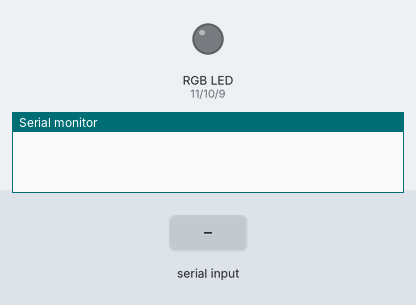
The sketch below on a simulated Arduino Uno, built with avr-gcc and run on an emulated ATmega328P. On the bench: an RGB LED mixed from three pins (HIGH = lit), the last lines printed to the serial monitor. Inputs (shaded band) come from the test bench. Dim RGB values are drawn brighter than linear.

Above: at 1.2 s.
1.3 s: "r90\n" received over Serial
At 2.1 s:
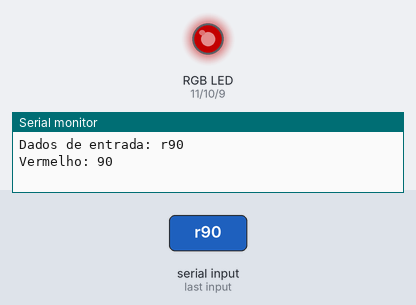
2.9 s: "g90\n" received over Serial
At 4.2 s:
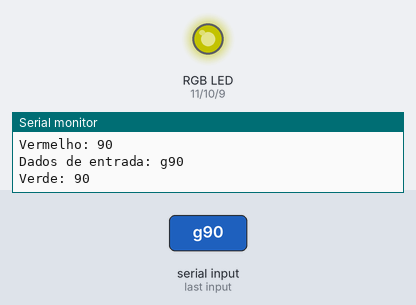
4.5 s: "r,45\n" received over Serial
At 5.7 s:
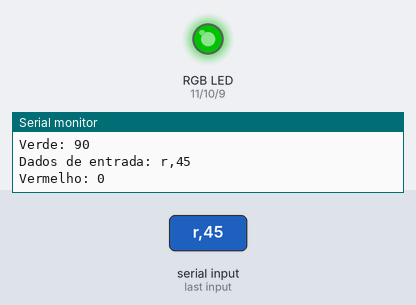
6.1 s: "b90\n" received over Serial
At 6.9 s:
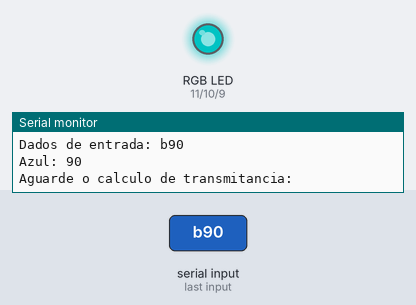
Timing chart, 0 to 8.7 s (numbered marks = the images above; inputs shaded):
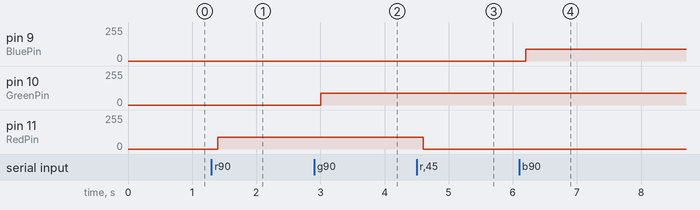

The sketch:

espec_betha2.ino
```cpp
// Espectofotometro - Projeto Betha

char buffer[18];
int red, green, blue;
int RedPin = 11;
int GreenPin = 10;
int BluePin = 9;
int LDR_Pin = A0;
float ldr_read = 0;
float light_trans = 0;

void setup() {
Serial.begin(9600);
Serial.flush();
pinMode(RedPin, OUTPUT);
pinMode(GreenPin, OUTPUT);
pinMode(BluePin, OUTPUT);
}

void loop() {
if (Serial.available() > 0) {
int index=0;
delay(100);
int numChar = Serial.available();
if (numChar>15) {
numChar=15;
}
while (numChar--) {
buffer[index++] = Serial.read();
}
splitString(buffer);
}
}

void splitString(char* data) {
Serial.print("Dados de entrada: ");
Serial.println(data);
char* parameter;
parameter = strtok (data, " ,");
while (parameter != NULL) {
setLED(parameter);
parameter = strtok (NULL, " ,");
}
for (int x=0; x<16; x++) {
buffer[x]='\0';
}
Serial.flush();
}

void setLED(char* data) {
if ((data[0] == 'r') || (data[0] == 'R')) {
int Ans = strtol(data+1, NULL, 10);
Ans = constrain(Ans,0,255);
analogWrite(RedPin, Ans);
Serial.print("Vermelho: ");
Serial.println(Ans);
}
if ((data[0] == 'g') || (data[0] == 'G')) {
int Ans = strtol(data+1, NULL, 10);
Ans = constrain(Ans,0,255);
analogWrite(GreenPin, Ans);
Serial.print("Verde: ");
Serial.println(Ans);
}
if ((data[0] == 'b') || (data[0] == 'B')) {
int Ans = strtol(data+1, NULL, 10);
Ans = constrain(Ans,0,255);
analogWrite(BluePin, Ans);
Serial.print("Azul: ");
Serial.println(Ans);
Serial.println("Aguarde o calculo de transmitancia:");
delay(5000);

ldr_read = analogRead(LDR_Pin);
Serial.print("Leitura LDR: ");
Serial.println(ldr_read);
light_trans = ((ldr_read * 100)/1024);
light_trans = (100 - light_trans);
Serial.print("Transmitancia: ");
Serial.print(light_trans);
Serial.println("%");
}
}
```

Measured:
- after the input at 1.3 s, pin 11 (RedPin): 0/255 → 90/255 after 0.10 s
- after the input at 2.9 s, pin 10 (GreenPin): 0/255 → 90/255 after 0.10 s
- after the input at 4.5 s, pin 11 (RedPin): 90/255 → 0/255 after 0.10 s
- after the input at 6.1 s, pin 9 (BluePin): 0/255 → 90/255 after 0.10 s
